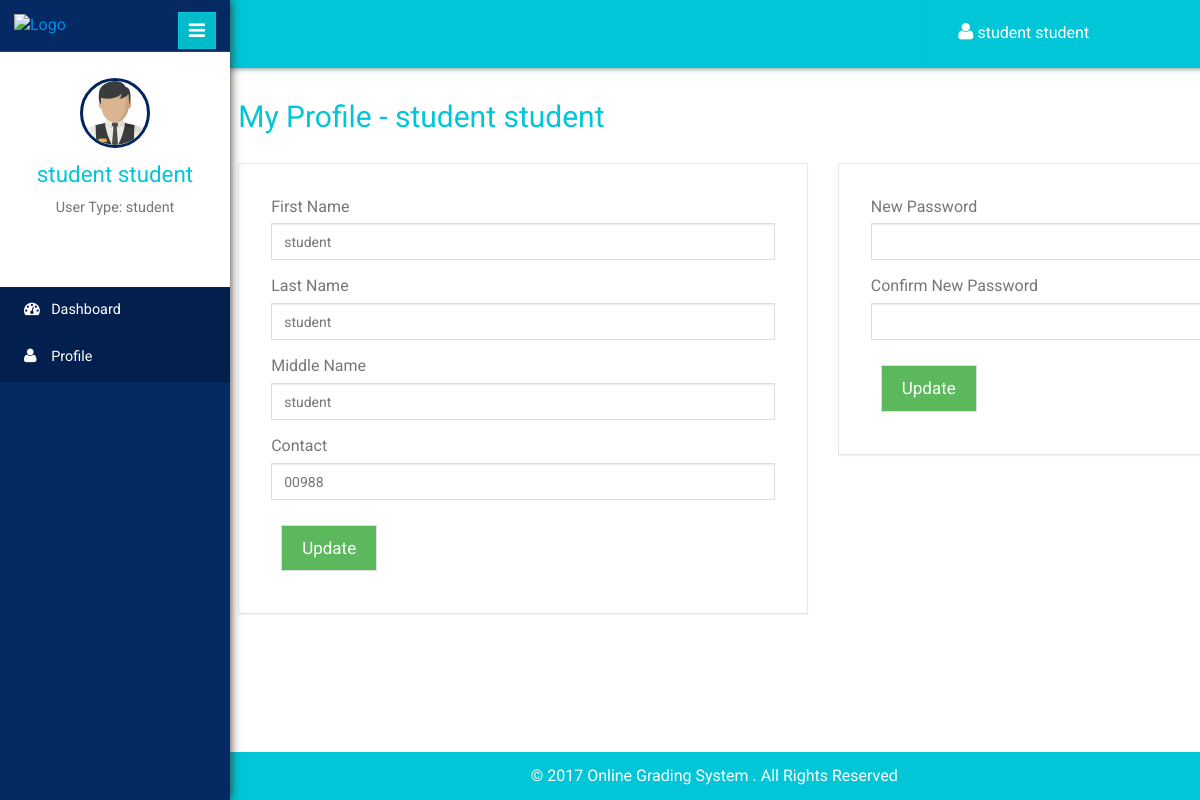
The page /profile.php (signed in) on the database its author committed.
### tables this page shows
CREATE TABLE `usertbl` (
  `id` int(11) NOT NULL,
  `username` varchar(140) NOT NULL,
  `password` varchar(100) NOT NULL,
  `fname` varchar(140) NOT NULL,
  `mname` varchar(140) NOT NULL,
  `lname` varchar(140) NOT NULL,
  `contact` varchar(140) NOT NULL,
  `usertype` varchar(50) NOT NULL,
  `status` int(11) NOT NULL
);

### session.php (called while the page is built, shortened)
<?php
if (isset($_SESSION['username']))
{
	$username = $_SESSION['username'];
}
else
{
	header("Location: index.php");
	exit();
}
$result = mysqli_query($con,"SELECT * FROM usertbl WHERE username = '$username'")or die(mysqli_error($con));
$user_rows = mysqli_fetch_array($result);
$fname = $user_rows['fname'];
$lname = $user_rows['lname'];
$mname = $user_rows['mname'];
$contact = $user_rows['contact'];
$userType = $user_rows['usertype'];
$name = $fname." ".$lname;
?>

### profile.php (the view, shortened to what this page needs)
<!DOCTYPE html>
<html>
<head>
	<?php include "inc/navbar.php"; ?>
</head>
<body>
	<div class="page-container">
		<div class="left-content">
			<?php include "inc/header.php"; ?>
			<div class="outter-wp">
				<div class="sub-heard-part">
					<ol class="breadcrumb m-b-0">
						<li><h2 style="margin-top:0px;"><a>My Profile - <?php echo $name; ?></a></h2></li>
					</ol>
				</div>
				<div class="graph-visual tables-main">
					<div class="row">
						<div class="col-sm-7">
							<div class="graph">
								<form method="post" action="crud_function.php">
									<div class="form-group">
										<label>First Name</label>
										<input type="text" class="form-control" name="txtFirstname" id="txtFirstname" value="<?php echo $fname; ?>" required>
									</div>
									<div class="form-group">
										<label>Last Name</label>
										<input type="text" class="form-control" name="txtLastname" id="txtLastname" value="<?php echo $lname; ?>" required>
									</div>
									<div class="form-group">
										<label>Middle Name</label>
										<input type="text" class="form-control" name="txtMiddlename" id="txtMiddlename" value="<?php echo $mname; ?>" required>
									</div>
									<div class="form-group">
										<label>Contact</label>
										<input type="number" class="form-control" name="txtContact" id="txtContact" value="<?php echo $contact; ?>" required>
									</div>
									<button type="submit" id="btn_edit" name="edit_userInfo" class="btn btn-success">Update</button>
								</form>
							</div>
						</div>
						<div class="col-sm-5">
							<div class="graph">
								<form method="post" action="crud_function.php">
									<div class="form-group">
										<label>New Password</label>
										<input type="password" class="form-control" name="txtnewpass" id="txtnewpass" required>
									</div>
									<div class="form-group">
										<label>Confirm New Password</label>
										<input type="password" class="form-control" name="txtconpass" id="txtconpass" required>
									</div>
									<button type="submit" id="btn_edit" name="edit_password" class="btn btn-success">Update</button>
								</form>
							</div>
						</div>
					</div>
				</div>
			</div>
		</div>
		<?php
		if($userType === "admin") {
			include "inc/sidebar.php";
		} else if($userType === "teacher") {
			include "inc/emp_sidebar.php";
		} else if($userType === "student") {
			include "inc/stud_sidebar.php";
		}
		?>
	</div>
</body>
</html>

### inc/header.php (shortened to what this page needs)
<?php include "conn.php"; ?>
<?php include "session.php"; ?>
<div class="inner-content">
	<div class="header-section">
		<div class="top_menu">
			<div class="profile_details_left">
				<ul class="nofitications-dropdown">
					<li class="dropdown note">
						<a href="#" class="dropdown-toggle" data-toggle="dropdown" aria-expanded="false" style="color:#fff;"><i class="fa fa-user"></i> <?php echo $name; ?></a>
					</li>
				</ul>
			</div>
			<div class="clearfix"></div>
		</div>
	</div>

### inc/stud_sidebar.php (shortened to what this page needs)
<footer>
	<p style="color:#fff;padding-right:200px;">&copy 2017 Online Grading System . All Rights Reserved</p>
</footer>
<div class="sidebar-menu">
	<header class="logo">
		<a href="#" class="sidebar-icon"> <span class="fa fa-bars"></span> </a> <a href="student_dashboard.php"> <img id="logo" src="" alt="Logo"/>
	</a>
</header>
<div class="down">
	<a href="student_dashboard.php"><img style="width:70px;height:70px;" src="images/man-29.png"></a>
	<a href="student_dashboard.php"><span class=" name-caret"><?php echo $name; ?></span></a>
	<p>User Type: <?php echo $userType; ?></p>
	<ul>
		<li><a class="tooltips" href="profile.php"><span>Profile</span><i class="lnr lnr-user"></i></a></li>
		<li><a class="tooltips" href="logout.php"><span>Log out</span><i class="lnr lnr-power-switch"></i></a></li>
	</ul>
</div>
<div class="menu">
	<ul id="menu" >
		<li><a href="student_dashboard.php"><i class="fa fa-tachometer"></i> <span>Dashboard</span></a></li>
		<li><a href="profile.php"><i class="fa fa-user"></i> <span>Profile</span></a></li>
	</ul>
</div>
</div>

### rows shown on the page
usertbl: name "student student", txtFirstname "student", txtLastname "student", txtMiddlename "student", txtContact "00988", usertype "student"
